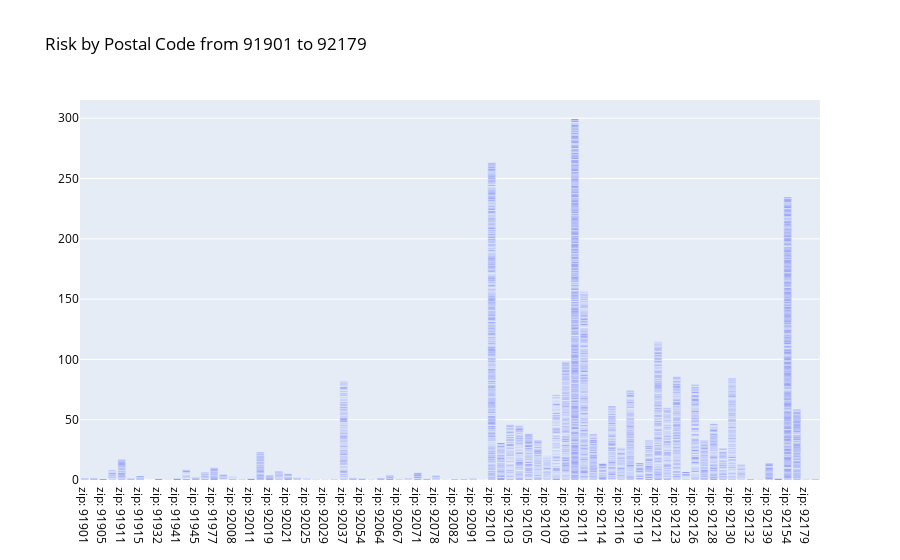

Notebook code cell kept with this figure:
### Code cell
fig = go.Figure()

fig.add_trace(go.Bar(x=df['zip_strings'], y=df['POI_risk_final']))

layout = go.Layout(xaxis=dict(type='category'))

fig.update_layout(
    title="Risk by Postal Code from 91901 to 92179",
    legend_title="Area",
    font=dict(
        color="black"
    )
)

fig.show()

### Figure 1 — Plotly figure (JSON) as saved in the notebook; plotly's stock layout.template omitted (floating-point values rounded to 4 significant figures; data arrays with more than 128 entries replaced by an {"elided": "..."} marker saying what was removed)
{"data": [{"type": "bar", "x": {"elided": "5862 str values"}, "y": {"elided": "5862 float values"}}], "layout": {"font": {"color": "black"}, "legend": {"title": {"text": "Area"}}, "title": {"text": "Risk by Postal Code from 91901 to 92179"}}}
